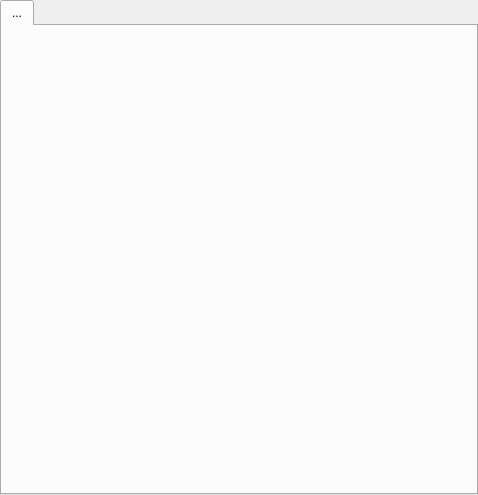
<ui version="4.0" >
 <class>AQTabView</class>
 <widget class="QWidget" name="AQTabView" >
  <property name="geometry" >
   <rect>
    <x>0</x>
    <y>0</y>
    <width>478</width>
    <height>495</height>
   </rect>
  </property>
  <property name="windowTitle" >
   <string>AQTabView</string>
  </property>
  <property name="windowIcon" >
   <iconset resource="../gui.qrc" >:/images/icon.png</iconset>
  </property>
  <layout class="QVBoxLayout" >
   <property name="spacing" >
    <number>0</number>
   </property>
   <property name="leftMargin" >
    <number>0</number>
   </property>
   <property name="topMargin" >
    <number>0</number>
   </property>
   <property name="rightMargin" >
    <number>0</number>
   </property>
   <property name="bottomMargin" >
    <number>0</number>
   </property>
   <item>
    <widget class="QTabWidget" name="tab" >
     <property name="sizePolicy" >
      <sizepolicy vsizetype="Preferred" hsizetype="Preferred" >
       <horstretch>0</horstretch>
       <verstretch>0</verstretch>
      </sizepolicy>
     </property>
     <widget class="QWidget" name="tabvoid" >
      <attribute name="title" >
       <string>...</string>
      </attribute>
     </widget>
    </widget>
   </item>
  </layout>
 </widget>
 <resources>
  <include location="../gui.qrc" />
 </resources>
 <connections/>
</ui>
